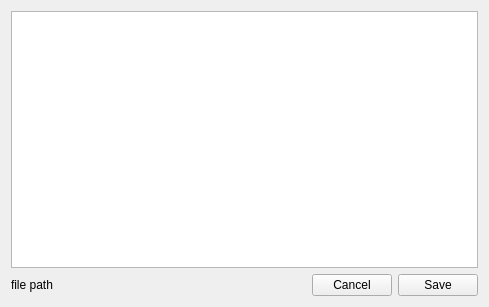
<?xml version="1.0" encoding="UTF-8"?>
<ui version="4.0">
 <class>EditorForm</class>
 <widget class="QWidget" name="EditorForm">
  <property name="windowModality">
   <enum>Qt::WindowModal</enum>
  </property>
  <property name="geometry">
   <rect>
    <x>0</x>
    <y>0</y>
    <width>489</width>
    <height>307</height>
   </rect>
  </property>
  <property name="windowTitle">
   <string>Editor</string>
  </property>
  <property name="windowIcon">
   <iconset>
    <normaloff>icon.png</normaloff>icon.png</iconset>
  </property>
  <layout class="QVBoxLayout" name="verticalLayout">
   <item>
    <widget class="QPlainTextEdit" name="plainTextEdit"/>
   </item>
   <item>
    <layout class="QHBoxLayout" name="horizontalLayout">
     <item>
      <widget class="QLabel" name="filePathLabel">
       <property name="text">
        <string>file path</string>
       </property>
      </widget>
     </item>
     <item>
      <spacer name="horizontalSpacer">
       <property name="orientation">
        <enum>Qt::Horizontal</enum>
       </property>
       <property name="sizeHint" stdset="0">
        <size>
         <width>40</width>
         <height>20</height>
        </size>
       </property>
      </spacer>
     </item>
     <item>
      <widget class="QPushButton" name="cancelPushButton">
       <property name="text">
        <string>Cancel</string>
       </property>
      </widget>
     </item>
     <item>
      <widget class="QPushButton" name="savePushButton">
       <property name="text">
        <string>Save</string>
       </property>
      </widget>
     </item>
    </layout>
   </item>
  </layout>
 </widget>
 <resources/>
 <connections/>
</ui>
